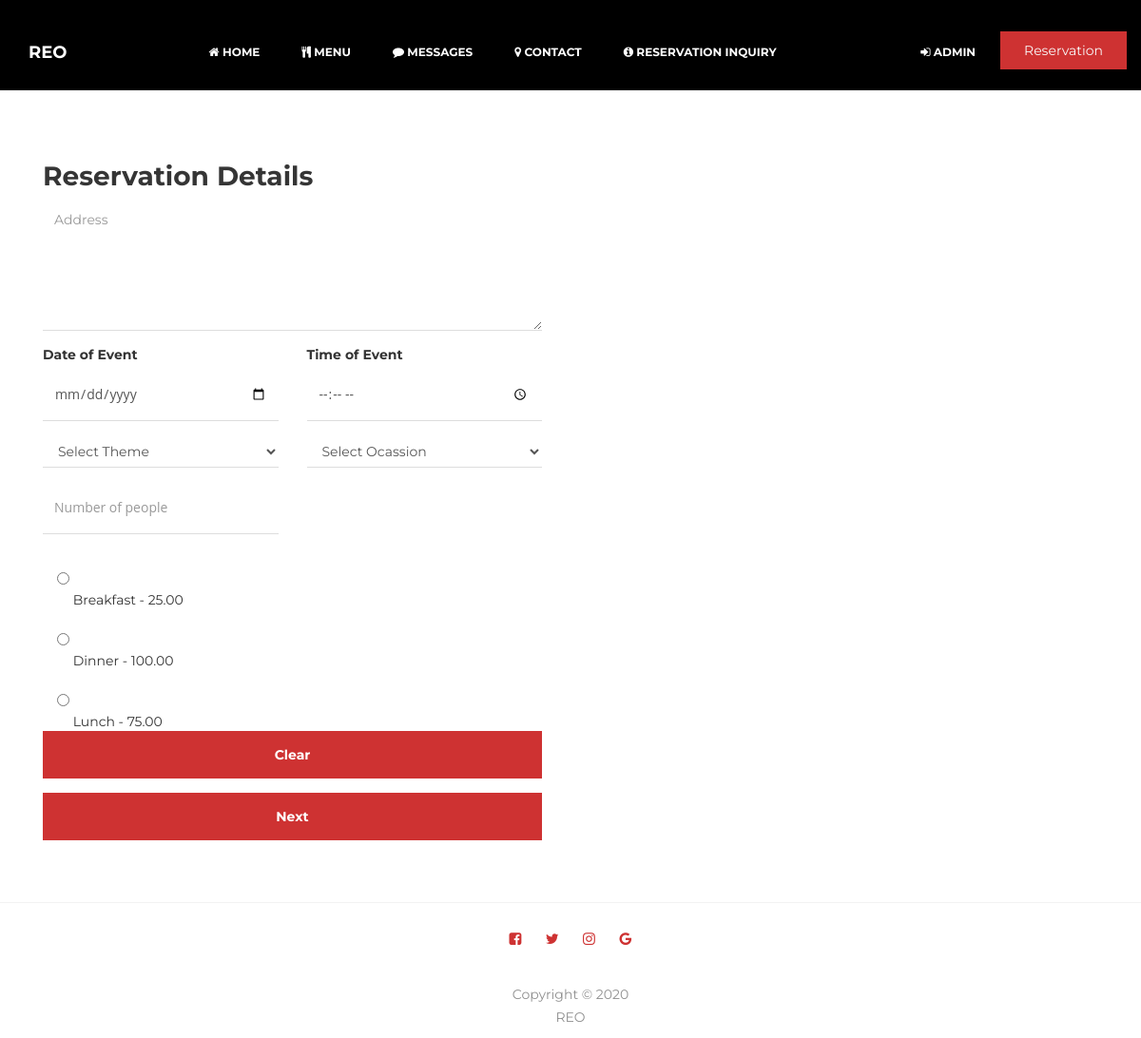
Screenshot of /reservation_details.php with the database file from the repository.
### tables this page shows
CREATE TABLE `subcategory` (
  `subcat_id` int(11) NOT NULL,
  `subcat_name` varchar(30) NOT NULL,
  `sub_price` decimal(10,2) NOT NULL
);

### reservation_details.php (the view, shortened to what this page needs)
<!DOCTYPE html>
<html lang="en">
<?php include 'header.php';?>
<body>
<?php include 'navhome.php';?>
     <section id="reservation" data-stellar-background-ratio="0.5">
          <div class="container">
               <div class="row">
                    <div class="col-md-6 col-sm-12">
                         <div class="col-md-12 col-sm-12">
                              <div class="section-title wow fadeInUp" data-wow-delay="0.1s">
                                   <h2>Reservation Details</h2>
                              </div>
                         </div>
                         <form action="reservation_details_save.php" method="post" class="wow fadeInUp" id="contact-form" role="form" data-wow-delay="0.8s">
								<div class="col-md-12 col-sm-12">
                                   <textarea class="form-control" rows="6" id="cf-message" name="address" placeholder="Address" required></textarea>
								</div>
								<div class="col-md-6 col-sm-6">
								<div class="form-group">
								<label>Date of Event</label>
								<input type="date" id="datepicker" class="form-control" placeholder="Choose" name="date" required>
								</div>
								</div>
								<div class="col-md-6 col-sm-6">
								<div class="form-group">
								<label>Time of Event</label>
								<input type="time" id="time" class="form-control" placeholder="Choose" name="time">
								</div>
								</div>
								<div class="col-md-6 col-sm-6">
							    <select type="text" class="form-control" id="cf-name" name="theme" placeholder="Theme">
								<option>Select Theme</option>
									  </select>
                              </div>
                              <div class="col-md-6 col-sm-6">
							    <select type="text" class="form-control" id="cf-name" name="ocassion" placeholder="Occasion">
								 <option>Select Ocassion</option>
									  </select>
                              </div>
							  <div class="col-md-6 col-sm-6">
                                   <input type="Number" class="form-control" id="cf-name" name="nop" placeholder="Number of people">
                              </div>
   <div class="col-md-12 col-sm-12">
<?php
include('includes/dbcon.php');
    $query=mysqli_query($con,"select * from subcategory order by subcat_name")or die(mysqli_error($con));
      while ($row=mysqli_fetch_array($query)){
        $s_name=$row['subcat_name'];
		$sub_price=$row['sub_price'];
?>
                   <div class="col-md-12 col-sm-12">
					<input type="radio" id="inlineCheckbox1" value="<?php echo $s_name;?>" name="subcat_name">
						<?php echo $s_name;?> 	-
						<?php echo $sub_price;?>
                   </div>
<?php }?>
	</div>
                              <div class="col-md-12 col-sm-12">
                                   <button type="submit" class="form-control" id="cf-submit" name="submit">Clear</button>
                              </div>
							  <div class="col-md-12 col-sm-12">
                                   <button type="submit" class="form-control" id="cf-submit" name="submit">Next</button>
                              </div
                         </form>
                    </div>
               </div>
          </div>
     </section>
      <?php include 'base.php';?>
</body>
</html>

### css/style.css (style rules this page uses)
body { background: #ffffff; font-family: 'Montserrat', sans-serif; overflow-x: hidden; }
h1,h2,h3,h4,h5,h6 { font-weight: bold; line-height: inherit; }
h2 { color: #353535; font-size: 2em; padding-bottom: 10px; }
html { -webkit-font-smoothing: antialiased; }
.section-title { padding-bottom: 40px; }
.section-title h2 { margin: 0; }
section { position: relative; padding: 50px 0; }
.container { padding-top: 15px; }
#reservation .section-title { padding-bottom: 0; padding-top:100px; }
#reservation .form-control { background: transparent; border: 0; border-bottom: 1px solid #dddddd; border-radius: 0; box-shadow: none; font-size: 14px; font-weight: normal; margin-bottom: 15px; transition: all ease-in-out 0.4s; }
#reservation input { height: 55px; }
#reservation button#cf-submit { background: #ce3232; border-radius: 0; border: 0; color: #ffffff; font-weight: bold; height: 50px; }
input { padding:10px; font-family: FontAwesome, "Open Sans", Verdana, sans-serif; font-style: normal; font-weight: normal; text-decoration: inherit; border-radius: 0 !important; }
.form-control { border-radius: 0 !important; font-size: 12x; }

### rows the page displays
subcategory: subcat_name "Breakfast", sub_price "25.00"
subcategory: subcat_name "Dinner", sub_price "100.00"
subcategory: subcat_name "Lunch", sub_price "75.00"
